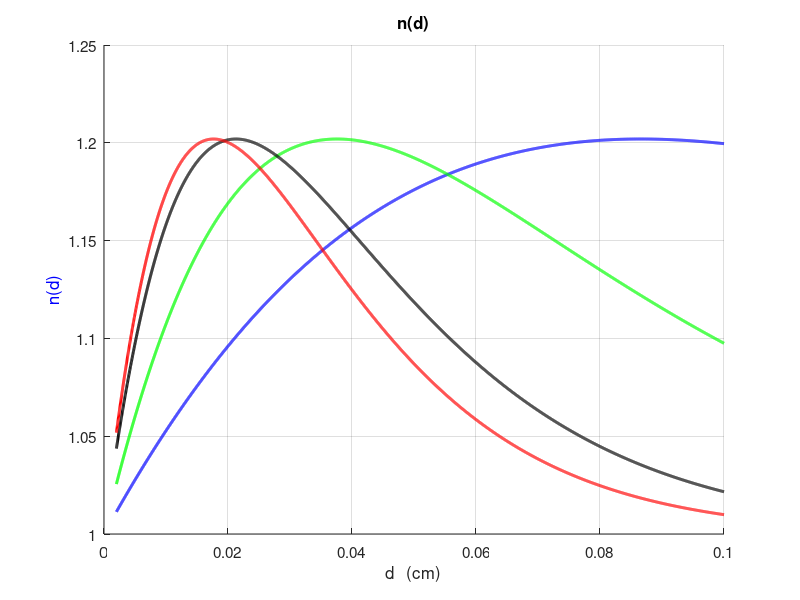

Source code (MATLAB): (Note: this script raises an error after producing the figure.)
% MATLAB script: Plot n(d) and dn/dd(d) on the same figure with dual y-axes

clear; close all; clc;

% === 1. Define all parameters (YOU NEED TO SET REALISTIC VALUES HERE) ===
pc1     = 760*5.974;          % example value
pc2     = 760*163.3;          % example
pc3     = 760*0.1744;          % example
c4      = 0.08958;          % example
c5      = 1.509;          % example
c6      = 2.638;          % example
V       = 6000;          % voltage or speed? [units consistent with 0.1 cm]
p       = 760;         % pressure or probability? 
epsilon_r = 5;        % relative permittivity (example: FR4 ~4.5)

d_min   = 0;            % μm, mm, cm — choose consistent unit
d_max   = 0.1;            % example range — adjust based on your parameters
n_points = 4000;

% Precompute constant part
const = 0.1 / epsilon_r;     % cm  (assuming 0.1 cm in the expression)

% === 2. Create d vector ===
d = linspace(d_max * 0.02, d_max, n_points)';   % avoid starting exactly at 0 if problematic
%{
% === 3. Compute s, the common thickness-like term ===
s = const + d;           % s = 0.1 cm / ε_r + d

% === 4. Compute the two main terms ===
term1 = pc1 * exp(-pc2 * s ./ V);

term2_inner_exp = (c4 * p * s ./ V).^c5;
term2_exp_part  = exp(-term2_inner_exp);
term2_sigmoid   = 1 - term2_exp_part;

term2_power     = (V ./ (p * s)).^c6;

term2 = pc3 * term2_sigmoid .* term2_power;

% The expression inside the exp
inside = term1 + term2;

% The function n(d)
n = exp(d .* inside);

% === 5. Compute dn/dd (fully expanded) ===
dAd_d = - (pc1 * pc2 / V) .* exp(-pc2 * s ./ V);           % = d(term1)/dd

% Derivatives of term2 parts
u = term2_inner_exp;               % u = (c4 p s / V)^c5
du_dd = c5 .* (c4 * p ./ V) .* (c4 * p * s ./ V).^(c5-1);

w  = term2_power;                  % w = (V/(p s))^c6
dw_dd = -c6 .* w ./ s;

dterm2_dd = pc3 * (...
    exp(-u) .* du_dd .* w + ...               % sigmoid rising part
    term2_sigmoid .* dw_dd ...                % power-law decaying part
);

% Full derivative inside: d(inside)/dd
dinside_dd = dAd_d + dterm2_dd;

% dn/dd = n * (inside + d * dinside/dd)
dndd = n .* (inside + d .* dinside_dd);
%}
function TownsendDischarge = TownsendDischarge(N);

V       = 6000; 
d_min   = 0;            % μm, mm, cm — choose consistent unit
d_max   = 0.1;            % example range — adjust based on your parameters
n_points = 4000;
d = linspace(d_max * 0.02, d_max, n_points)';
TownsendDischarge=exp(0.5*d.*N.*exp(-(N.*d)))

end

% === 6. Plotting ===
figure;

ylim([1 1.25]);

grid on; hold on;

plot(d, TownsendDischarge(11.55), 'b-', 'LineWidth', 2.1,'DisplayName','N = 11.55');
plot(d, TownsendDischarge(26.6), 'g-', 'LineWidth',2.1,'DisplayName','N = 26.6');
plot(d, TownsendDischarge(47), 'k-', 'LineWidth', 2.1,'DisplayName','N = 47');
plot(d, TownsendDischarge(56.62), 'r-', 'LineWidth', 2.1,'DisplayName','N = 56.62');
%plot(d, TownsendDischarge(5), 'c-', 'LineWidth', 2.1);

ylabel('n(d)', 'Color','b', 'FontSize',13);
%grid on; hold on;


xlabel('d   (cm)', 'FontSize',13);
title('n(d)', 'FontSize',14);
set(gca, 'FontSize',11);
%{
% Optional: mark where derivative ≈ 0
[~, idx_max] = max(n);
xline(d(idx_max), ':k', 'd at max n', 'LabelOrientation','horizontal', ...
      'LabelHorizontalAlignment','right', 'Alpha',0.6);
%}
legend('subset',{'N = 11.55','N = 26.6','N = 47','N = 56.62'}, 'Location','best');
hold off;
